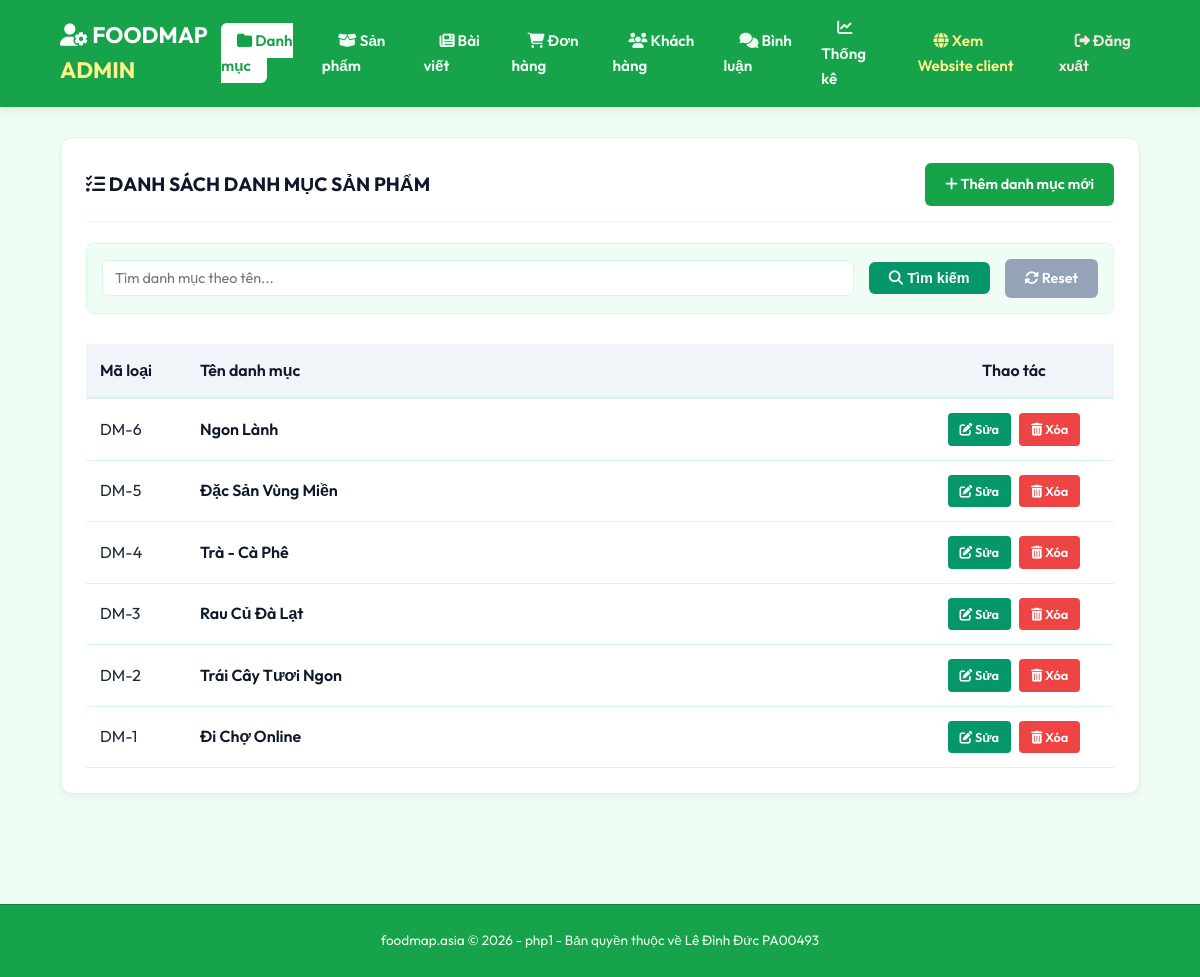
Screenshot of /admin/index.php (signed in) with the database file from the repository.
### tables this page shows
CREATE TABLE IF NOT EXISTS `danhmuc` (
  `id` int(11) NOT NULL AUTO_INCREMENT,
  `name` varchar(255) NOT NULL,
  PRIMARY KEY (`id`)
);

### models/pdo.php (called while the page is built, shortened)
<?php
function pdo_get_connection(){
    $dburl = "mysql:host=localhost;dbname=duanmau;charset=utf8";
    $username = 'root';
    $password = '';
    try {
        $conn = new PDO($dburl, $username, $password);
        $conn->setAttribute(PDO::ATTR_ERRMODE, PDO::ERRMODE_EXCEPTION);
        return $conn;
    } catch (PDOException $e) {
        die("Kết nối CSDL thất bại: " . $e->getMessage());
    }
}
function pdo_query($sql){
    $sql_args = array_slice(func_get_args(), 1);
    try{
        $conn = pdo_get_connection();
        $stmt = $conn->prepare($sql);
        $stmt->execute($sql_args);
        $rows = $stmt->fetchAll(PDO::FETCH_ASSOC);
        return $rows;
    }
    catch(PDOException $e){
        throw $e;
    }
    finally{
        unset($conn);
    }
}
?>

### models/danhmuc.php (called while the page is built, shortened)
<?php
function loadall_danhmuc($kyw = ""){
    $sql = "SELECT * FROM danhmuc WHERE 1";
    $sql .= " ORDER BY id DESC";
    $listdanhmuc = pdo_query($sql);
    return $listdanhmuc;
}
?>

### admin/danhmuc/list.php (the view, shortened to what this page needs)
<div class="admin-container">
    <div class="admin-card">
        <div class="card-header">
            <h2 class="card-title"><i class="fa-solid fa-list-check"></i> DANH SÁCH DANH MỤC SẢN PHẨM</h2>
            <a href="index.php?act=adddanhmuc" class="btn btn-primary"><i class="fa-solid fa-plus"></i> Thêm danh mục mới</a>
        </div>
        <div style="background-color: var(--light-color); padding: 15px; border-radius: 8px; border: 1px solid var(--border-color); margin-bottom: 20px;">
            <form action="index.php?act=listdanhmuc" method="POST" style="display: flex; gap: 15px; align-items: center; flex-wrap: wrap;">
                <div style="flex: 1; min-width: 200px;">
                    <input type="text" name="kyw" class="admin-form-control" placeholder="Tìm danh mục theo tên..." value="<?= isset($_POST['kyw']) ? htmlspecialchars($_POST['kyw']) : '' ?>" style="padding: 8px 12px; font-size: 0.9rem;">
                </div>
                <button type="submit" name="listok" class="btn btn-info" style="padding: 8px 20px; font-size: 0.9rem;"><i class="fa-solid fa-magnifying-glass"></i> Tìm kiếm</button>
                <a href="index.php?act=listdanhmuc" class="btn btn-danger" style="padding: 8px 20px; font-size: 0.9rem; background-color: #94a3b8;"><i class="fa-solid fa-rotate"></i> Reset</a>
            </form>
        </div>
        <div class="table-responsive">
            <table class="admin-table">
                <thead>
                    <tr>
                        <th style="width: 100px;">Mã loại</th>
                        <th>Tên danh mục</th>
                        <th style="width: 200px; text-align: center;">Thao tác</th>
                    </tr>
                </thead>
                <tbody>
                    <?php
                    if (isset($listdanhmuc) && is_array($listdanhmuc) && count($listdanhmuc) > 0) {
                        foreach ($listdanhmuc as $dm) {
                            extract($dm);
                            $suadm = "index.php?act=suadm&id=" . $id;
                            $xoadm = "index.php?act=xoadm&id=" . $id;
                            ?>
                            <tr>
                                <td>DM-<?= $id ?></td>
                                <td style="font-weight: 600; color: var(--dark-color);"><?= htmlspecialchars($name) ?></td>
                                <td style="text-align: center;">
                                    <a href="<?= $suadm ?>" class="btn btn-info btn-sm" style="margin-right: 5px;"><i class="fa-solid fa-pen-to-square"></i> Sửa</a>
                                    <a href="<?= $xoadm ?>" class="btn btn-danger btn-sm" onclick="return confirm('Bạn có chắc chắn muốn xóa danh mục này? Tất cả sản phẩm thuộc danh mục cũng sẽ bị xóa!')"><i class="fa-solid fa-trash-can"></i> Xóa</a>
                                </td>
                            </tr>
                            <?php
                        }
                    } else {
                        echo '<tr><td colspan="3" style="text-align: center; color: #7f8c8d;">Không có danh mục nào trong hệ thống.</td></tr>';
                    }
                    ?>
                </tbody>
            </table>
        </div>
    </div>
</div>

### rows the page displays
danhmuc: id "6", name "Ngon Lành"
danhmuc: id "5", name "Đặc Sản Vùng Miền"
danhmuc: id "4", name "Trà - Cà Phê"
danhmuc: id "3", name "Rau Củ Đà Lạt"
danhmuc: id "2", name "Trái Cây Tươi Ngon"
danhmuc: id "1", name "Đi Chợ Online"
